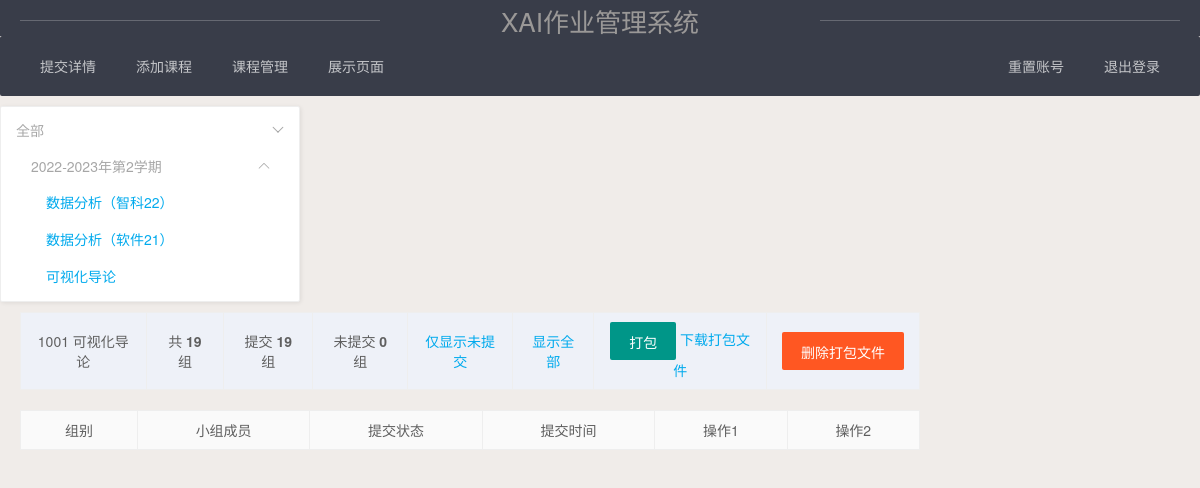
The app's page /show_course?course=1001&submit=1 (signed in) with its own data.
### tables this page shows
CREATE TABLE course (
        courseId INTEGER PRIMARY KEY AUTOINCREMENT,
        courseName varchar(32),
        schoolYear varchar(12),
        term char(1),
        grade char(2),
        list char(3),
        deadline bigint(15)
    );

### app.py (the view)
@app.route('/show_course')
def show_course(limit=7):  # 显示单个课程的学生名单
    if (session.get('admin_id')):
        if request.args.get('course'):
            course = request.args.get('course')
            data = query_db('select groupId,member,submit from student where courseId=?', [int(course)])
            if request.args.get('submit'):
                data = [item for item in data if item['submit'] == '未提交']
            print(data)
            data = data[::-1]
            page = int(request.args.get("page", 1))
            start = (page - 1) * limit
            end = page * limit if len(data) > page * limit else len(data)
            paginate = Pagination(page=page, per_page=limit, total=len(data), css_framework='bootstrap5')
            for stu in data:
                sub = query_db("select subDate from submit where groupId=?", [stu['groupId']], True)
                stu['subDate'] = '--'
                if sub is not None:
                    stu['subDate'] = time.strftime("%Y/%m/%d %X", time.localtime(sub['subDate']))
            res = query_db("select count(*) as total from student where courseId=?", [int(course)], True)
            total_count = res['total']
            res = query_db("select count(*) as total from submit where courseId=?", [int(course)], True)
            sub_count = res['total']
            noSub_count = total_count - sub_count
            info = [total_count, sub_count, noSub_count, course, getCourseNameById(int(course))]
            return render_template('courseOne.html', data=data[start:end], info=info, menu=getMenu(), paginate=paginate)
        else:
            return redirect('/management')
    else:
        return redirect('/toLogin')

### app.py (called while the page is built)
def make_dicts(cursor, row):
    return dict((cursor.description[idx][0], value)
                for idx, value in enumerate(row))

def get_db():
    db = getattr(g, '_database', None)
    if db is None:
        db = g._database = sqlite3.connect(DATABASE)
    db.row_factory = make_dicts
    return db

@app.teardown_appcontext
def close_connection(exception):
    db = getattr(g, '_database', None)
    if db is not None:
        db.close()

def query_db(query, args=(), one=False):
    cur = get_db().execute(query, args)
    rv = cur.fetchall()
    cur.close()
    return (rv[0] if rv else None) if one else rv

def getCourseNameById(courseId):
    course = query_db("select courseName from course where courseId=?", [courseId], True)
    if course is None:
        return ''
    return course['courseName']

def getMenu(allMenu=True):
    menu = {}
    if allMenu:
        courses = query_db("select * from course where list='已导入'")
    else:
        courses = query_db("select * from course where courseId in (select distinct courseId from student where submit='已提交')")
    for course in courses:
        schoolYear = course['schoolYear']
        term = course['term']
        key = ''.join([str(schoolYear), '年第', str(term), '学期'])
        elem = (course['courseId'], course['courseName'])
        if menu.get(key):
            temp = menu.get(key)
            temp.append(elem)
            menu[key] = temp
        else:
            menu[key] = [elem]
    for key, item in menu.items():
        menu[key] = item[::-1]
    return menu

### templates/courseOne.html (shortened to what this page needs)
<!DOCTYPE html>
<html lang="en">
<head>
    <link rel="stylesheet" href="/static/styles/bootstrap.min.css">
    <link rel="stylesheet" href="/static/layui/css/layui.css" media="all">
    <link rel="stylesheet" href="/static/styles/common.css">
</head>
<body>
    <div>
        <header>
            <hr />
                <h1>XAI作业管理系统</h1>
            <hr />
        </header>
        <main>
            <ul class="layui-nav" lay-filter="">
                <li class="layui-nav-item"><a href="/admin">提交详情</a></li>
                <li class="layui-nav-item"><a href="/toaddcourse">添加课程</a></li>
                <li class="layui-nav-item"><a href="/cmanage">课程管理</a></li>
                <li class="layui-nav-item"><a href="/home">展示页面</a></li>
                <li class="layui-nav-item" style="float: right;">
                    <a onclick="logout()" style="cursor: pointer">退出登录</a>
                </li>
                <li class="layui-nav-item" style="float: right;">
                    <a href="/toReset">重置账号</a>
                </li>
            </ul>
            <div class="layui-row">
                <div class="layui-col-md2" style="width: 300px;margin-top: 10px;">
                    <div class="layui-panel">
                        <div style="padding: 0px;">
                            <ul class="layui-menu" id="docDemoMenu1">
                                <li class="layui-menu-item-group layui-menu-item-down">
                                    <div class="layui-menu-body-title">
                                        全部 <i class="layui-icon layui-icon-down"></i>
                                    </div>
                                    <ul>
                                        {% for k,v in menu.items() %}
                                            <li class="layui-menu-item-group layui-menu-item-down">
                                                <div class="layui-menu-body-title">
                                                    {{k}} <i class="layui-icon layui-icon-up"></i>
                                                </div>
                                                <ul>
                                                    {% for course in v %}
                                                        <li>
                                                            <div class="layui-menu-body-title">
                                                                <a href="/show_course?course={{course[0]}}">{{course[1]}}</a>
                                                            </div>
                                                        </li>
                                                    {% endfor %}
                                                </ul>
                                            </li>
                                        {% endfor %}
                                    </ul>
                                </li>
                            </ul>
                        </div>
                    </div>
                </div>
                <div class="layui-col-md9" style="margin-left: 20px;">
                    <div class="layui-row ">
                        <div class="layui-col-md12">
                            <table class="layui-table">
                                <tr>
                                    <td>{{ info[3] }} {{ info[4] }}</td>
                                    <td>共 <b>{{info[0]}}</b> 组</td>
                                    <td>提交 <b>{{info[1]}}</b> 组</td>
                                    <td>未提交 <b>{{info[2]}}</b> 组</td>
                                    <td><a href="/show_course?course={{ info[3] }}&submit=1">仅显示未提交</a></td>
                                    <td><a href="/show_course?course={{ info[3] }}">显示全部</a></td>
                                    <td>
                                        <button id="packBtn" type="button" onclick="getPackage({{ info[3] }})" class="layui-btn">打包</button>
                                        <a id="packUrl" href="/static/package/{{ info[3] }}.zip">下载打包文件</a>
                                    </td>
                                    <td>
                                        <form action="/delPackage" method="post">
                                            <input type="submit" id="delPackBtn" class="layui-btn layui-btn-danger" value="删除打包文件" />
                                        </form>
                                    </td>
                                </tr>
                            </table>
                        </div>
                    </div>
                    <div class="layui-row">
                        <div class="layui-col-md12">
                            <table class="layui-table">
                                <thead>
                                    <tr id="thead">
                                        <td>组别</td>
                                        <td>小组成员</td>
                                        <td>提交状态</td>
                                        <td>提交时间</td>
                                        <td>操作1</td>
                                        <td>操作2</td>
                                    </tr>
                                </thead>
                            </table>
                        </div>
                    </div>
                </div>
            </div>
        </main>
    </div>
</body>
</html>

### static/styles/common.css (style rules this page uses)
* { margin: 0; padding: 0; }
body { background-color: #f0ece9; }
header { display: flex; flex-flow: row nowrap; justify-content: space-between; background-color: #393d49; }
header h1 { color: #9a9897; font-size: 26px; margin-top: 5px; }
header hr { margin: 20px 20px 0; background-color: #bc9470; border: 2px solid #bc9470; width: 30%; height: 0; }
table { margin: 0 auto; width: 90%; text-align: center; border-spacing: 0; }
table tbody tr { height: 60px; }
table tbody tr:nth-child(odd) { background-color: #eef1f8; }

### templates/courseOne.html (style rules this page uses)
* { margin: 0; padding: 0; }
body { background-color: #f0ece9; }
header { display: flex; flex-flow: row nowrap; justify-content: space-between; background-color: #393d49; }
header h1 { color: #9a9897; }
header hr { margin: 20px 20px 0; background-color: #bc9470; border: 2px solid #bc9470; width: 30%; height: 0; }
table { margin: 0 auto; width: 90%; text-align: center; border-spacing: 0; }
table tbody tr { height: 60px; }
table tbody tr:nth-child(odd) { background-color: #eef1f8; }
a { text-decoration:none; }
a:link { color: #01AAED }

### records on screen
course: courseName "数据分析（智科22）"
course: courseName "数据分析（软件21）"
course: courseName "可视化导论"

### other values on screen
{{ k }} "2022-2023年第2学期"
{{ info[3] }} "1001"
{{ info[0] }} "19"
{{ info[1] }} "19"
{{ info[2] }} "0"
